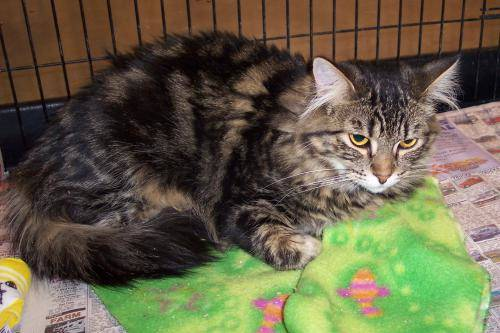
#> input picture test/cat.1005.jpg, 500 x 333 px, found by its file name; its folder holds only this picture in this run
$ jupyter execute --allow-errors Prodigy_ML_03.ipynb
#> lines starting #> are read from the running program, lines starting #| are printed output that depends on the picture
[cell 1]
import os
import cv2
import numpy as np
from sklearn.model_selection import train_test_split
from sklearn import svm
from sklearn.metrics import accuracy_score, classification_report
from sklearn.preprocessing import StandardScaler
import joblib
import matplotlib.pyplot as plt

[cell 2]
img_size = 64

def preprocess_image(image_path):
#> called with image_path = '/content/sample_data/test/cat.1005.jpg'
    img = cv2.imread(image_path, cv2.IMREAD_GRAYSCALE)
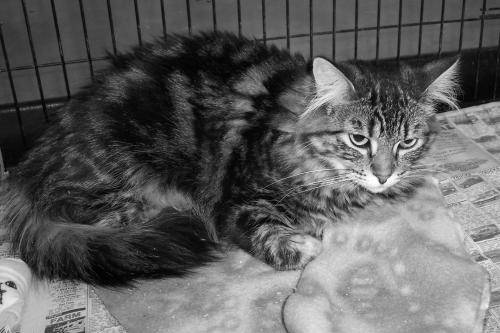
#> img: shape (333, 500); min 0, max 255, mean 95.7
    img = cv2.resize(img, (img_size, img_size))
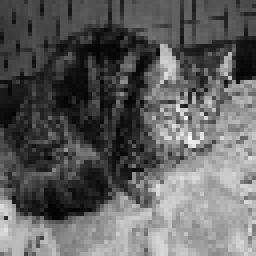
#> img: shape (64, 64) (shown 4 times larger); min 0, max 252, mean 95.8
    img = img.flatten()
#> img = 4096 values, max 252 at index 2223, min 0 at index 3405, mean 95.77
    return img

def load_images(folder):
    images = []
    labels = []
    for filename in os.listdir(folder):
        if filename.endswith('.jpg'):
            label = 1 if 'dog' in filename else 0
            img = preprocess_image(os.path.join(folder, filename))
            images.append(img)
            labels.append(label)
    return np.array(images), np.array(labels)
train_folder = '/content/sample_data/test'
X, y = load_images(train_folder)
#> y = [0]

#> (a cell that did not finish here is left out)

[cell 4]
scaler = StandardScaler()
#> (the rest of this cell did not finish here and is left out)

[cell 5]
model = svm.SVC(kernel='linear', C=1.0)
#> (the rest of this cell did not finish here and is left out)

#> (a cell that did not finish here is left out)

[cell 7]
joblib.dump(model, 'svm_model.pkl')

[cell 8]
model = joblib.load('svm_model.pkl')

def predict_image(image_path, model, scaler):
    img = preprocess_image(image_path)

$ run again, on test/cat.10075.jpg
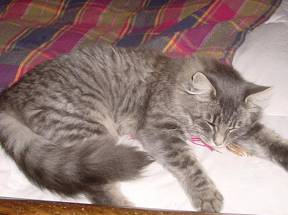
#> input picture test/cat.10075.jpg, 288 x 215 px, found by its file name
#> in preprocess_image, `img = cv2.imread(image_path, cv2.IMREAD_GRAYSCALE)`:
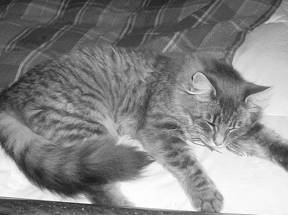
#> img: shape (215, 288); min 24, max 255, mean 133.7
#> in preprocess_image, `img = cv2.resize(img, (img_size, img_size))`:
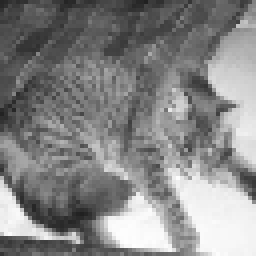
#> img: shape (64, 64) (shown 4 times larger); min 32, max 255, mean 133.6
#> in preprocess_image, `img = img.flatten()`: img = 4096 values, max 255 at index 3937, min 32 at index 3412, mean 133.6
#> y = [0]

$ run again, on test/cat.10076.jpg
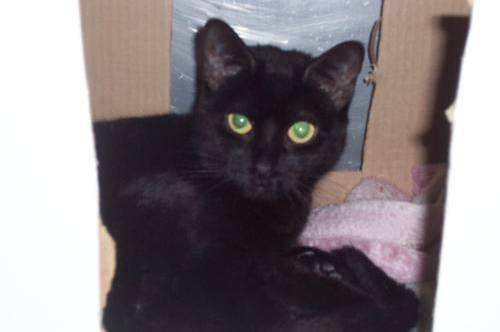
#> input picture test/cat.10076.jpg, 500 x 332 px, found by its file name
#> in preprocess_image, `img = cv2.imread(image_path, cv2.IMREAD_GRAYSCALE)`:
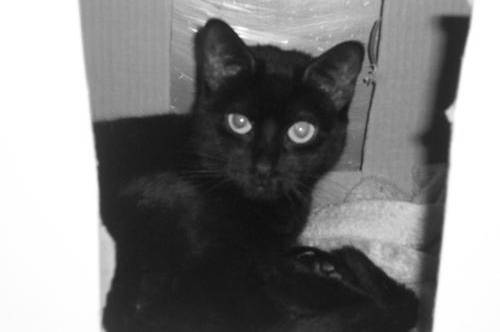
#> img: shape (332, 500); min 12, max 255, mean 130.4
#> in preprocess_image, `img = cv2.resize(img, (img_size, img_size))`:
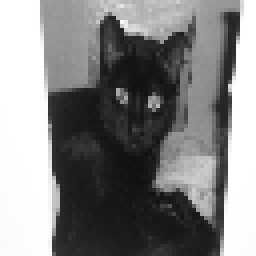
#> img: shape (64, 64) (shown 4 times larger); min 16, max 255, mean 130.4
#> in preprocess_image, `img = img.flatten()`: img = 4096 values, max 255 at index 0, min 16 at index 2468, mean 130.4
#> y = [0]

$ run again, on test/cat.10077.jpg
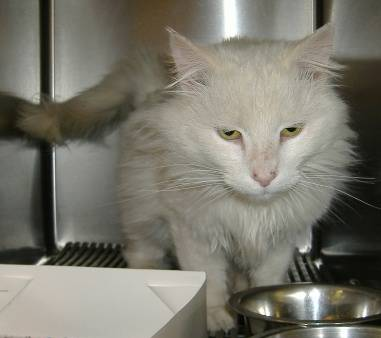
#> input picture test/cat.10077.jpg, 381 x 338 px, found by its file name
#> in preprocess_image, `img = cv2.imread(image_path, cv2.IMREAD_GRAYSCALE)`:
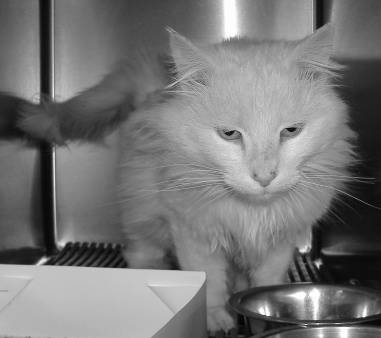
#> img: shape (338, 381); min 0, max 255, mean 117.9
#> in preprocess_image, `img = cv2.resize(img, (img_size, img_size))`:
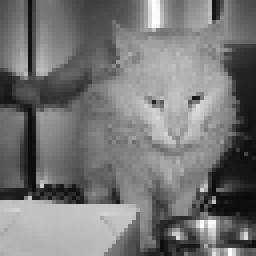
#> img: shape (64, 64) (shown 4 times larger); min 10, max 254, mean 117.8
#> in preprocess_image, `img = img.flatten()`: img = 4096 values, max 254 at index 358, min 10 at index 7, mean 117.8
#> y = [0]

$ run again, on test/cat.1006.jpg
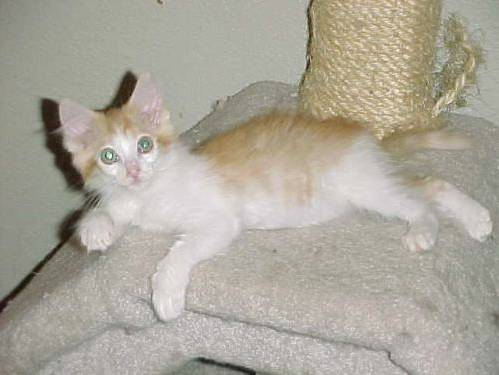
#> input picture test/cat.1006.jpg, 499 x 375 px, found by its file name
#> in preprocess_image, `img = cv2.imread(image_path, cv2.IMREAD_GRAYSCALE)`:
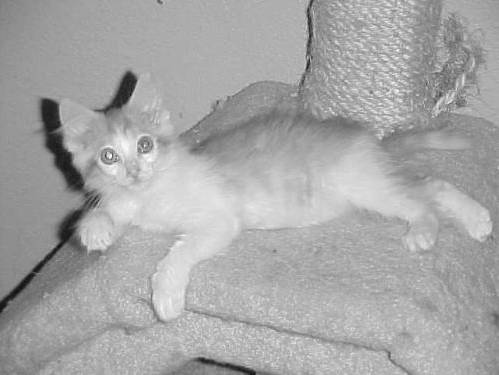
#> img: shape (375, 499); min 17, max 255, mean 166.5
#> in preprocess_image, `img = cv2.resize(img, (img_size, img_size))`:
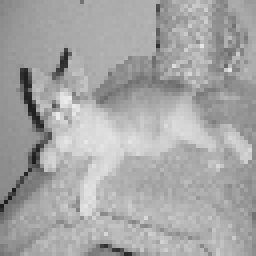
#> img: shape (64, 64) (shown 4 times larger); min 29, max 234, mean 166.3
#> in preprocess_image, `img = img.flatten()`: img = 4096 values, max 234 at index 1553, min 29 at index 1671, mean 166.3
#> y = [0]
